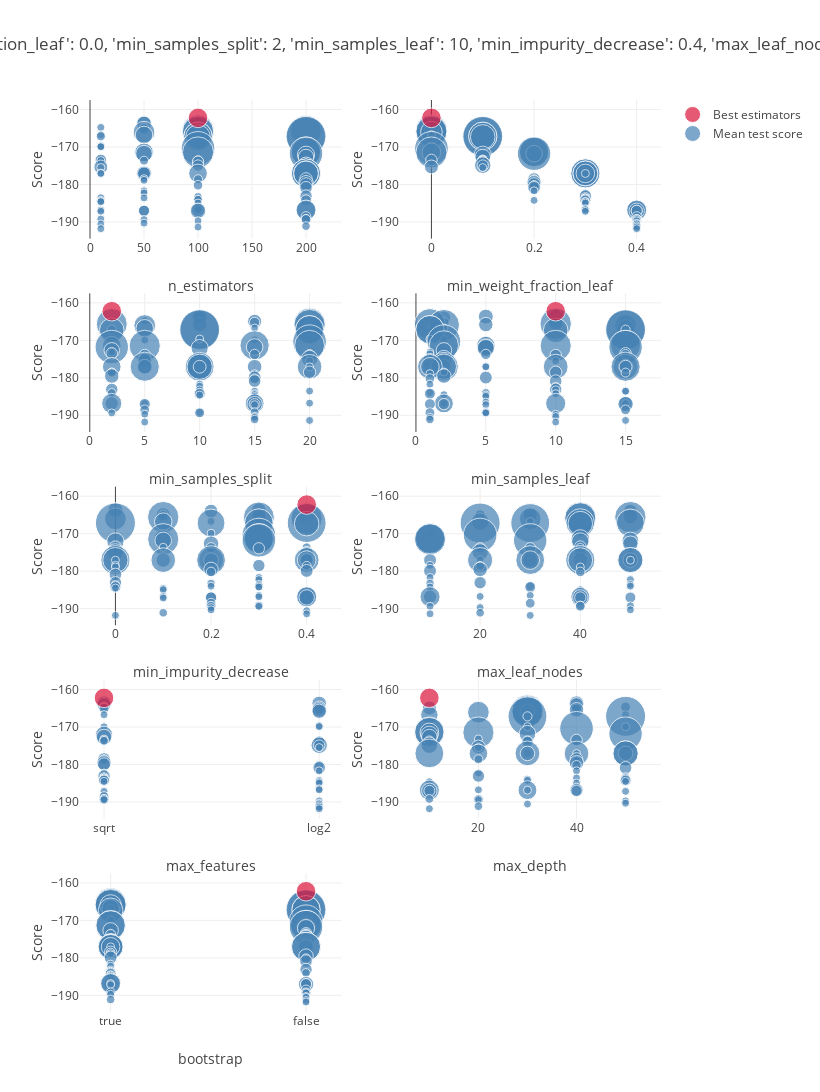

Here is the notebook cell this chart was saved with:
### Code cell
clf = RandomizedSearchCV(model, param, cv=5,scoring='neg_root_mean_squared_error', verbose=VERBOSE, n_jobs=-1,n_iter=100)
clf.fit(X_train, y_train)
plot_grid_search(clf)
table_grid_search(clf)
